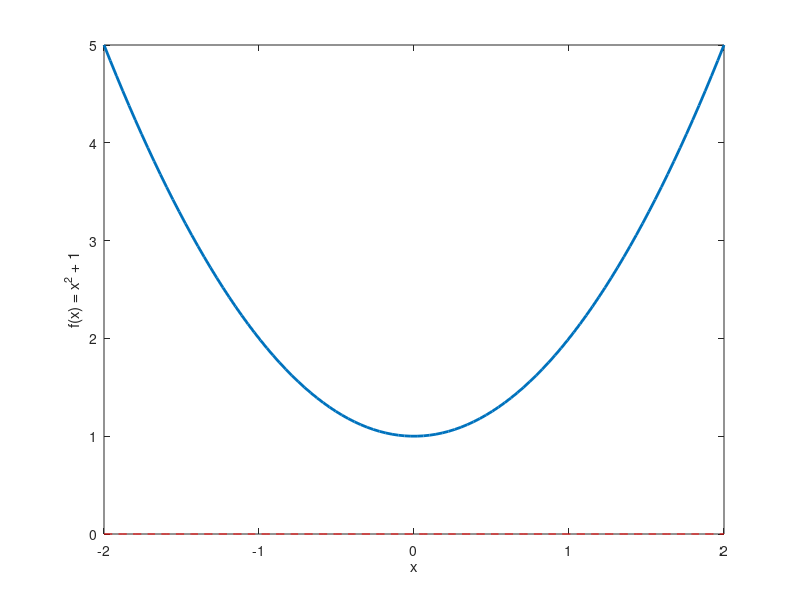

The MATLAB script that drew this image:
%% 2.086 - fsolve MATLAB Tutorial
%  Spring 2013 - modified by A Valenzuela

close all;
clear all;
clc;

%% fsolve demo 
% The MATLAB function 'fsolve' attempts to solve a system of nonlinear
% equations. It has several different algorithms that it can use - often 
% you can just let it pick which one to use. These algorithms, like most
% algorithms for nonlinear systems, share two important characteristics:
%
%   1) They are iterative: The algorithms work by repeatedly (iteratively)
%   improving a guess at the solution. In each iteration, some set of
%   operations are applied to the current guess to yield the next guess.
%   For the first iteration, the user must provide an initial  guess at the
%   solution.
%
%   2)  They are local: If a system has multiple solutions, the one found 
%   by the algorithm is determined by the initial guess supplied by the
%   user.  Moreover, it's possible that a bad initial guess can cause the
%   algorithm to fail even if the system has a solution.
%
% Below is an example from the documentation for fsolve ('doc fsolve') that
% shows how we would call this function to solve a system of two nonlinear
% equations in two unknowns. Note that for fsolve, the system of equations
% must be in the form
%
%   f(x) = 0
%
% where x is a vector of unknowns and f is a function that returns a
% vector. In this example, our system of equations is 
%
%   2*x(1) -   x(2) - exp(-x(1)) = 0
%    -x(1) + 2*x(2) - exp(-x(2)) = 0.
%

% Left-hand side of our system of equations:
myfun = @(x) [2*x(1) -   x(2) - exp(-x(1)); ...
               -x(1) + 2*x(2) - exp(-x(2))];

% Make a starting guess at the solution
x0 = [-5; -5];

% Set option to display information after each iteration
options=optimset('Display','iter');

% Solve the system
[x,fval,exitflag] = fsolve(myfun,x0,options)


%%  How the initial guess affects which solution is found:
clc;

% Left-hand side of our system of equations:
myparabola = @(x) x.^2-1;

% A simple plot that shows graphically the zero crossings
figure(1)
x = linspace(-2,2,100);
plot(x, zeros(size(x)),'r--', x, myparabola(x), 'LineWidth', 2);
xlabel('x');
ylabel('f(x) = x^2 - 1');

x0 = -5;           % Make a starting guess at the solution
[x1,fval1,exitflag1] = fsolve(myparabola,x0,options)  % Call solver

x0 = 5;           % Make a starting guess at the solution
[x2,fval2,exitflag2] = fsolve(myparabola,x0,options)  % Call solver

%% When fsolve fails  
% Some systems of nonlinear equations have no solutions. Other systems
% have solutions, but fsolve may not be able to find them from a given
% initial guess. We can find out whether or not fsolve has found a solution
% by asking for additional outputs as shown below:
clc;

my_impossible_parabola = @(x) x.^2+1;

% A simple plot that shows graphically the lack of zero crossings
figure(1)
x = linspace(-2,2,100);
plot(x, zeros(size(x)),'r--', x, my_impossible_parabola(x), 'LineWidth', 2);
xlabel('x');
ylabel('f(x) = x^2 + 1');

x0 = -5;           % Make a starting guess at the solution
options=optimset('Display','iter');   % Option to display out put

% In this call to fsolve, our output arguments are
%   x_imp        - fsolve's final guess at a solution to the system
%   fval_imp     - The value of the left-hand side of our system of
%                  equations evaluated at x_imp
%   exitflag_imp - An integer between -4 and 4 indicating why fsolve
%                  stopped. exitflag = 1 indicates success; anything else
%                  indicates that fsolve could not find a solution. See
%                  'doc fsolve' for more on exitflag values
[x_imp,fval_imp,exitflag_imp] = fsolve(my_impossible_parabola,x0,options) 

% If fsolve fails for a particular problem, don't lose hope! First, check
% that you've formulated the problem correctly and that there aren't typos
% in your code (note that changing a single '+' to '-' was all it took to
% change the parabola with 2 real roots into the parabola with no real
% roots). Next, see if one of the other algorithms available in fsolve is a
% better fit for your problem (see 'doc fsolve' for a list of available
% algorithms and links to their descriptions).  Finally, try adjusting the
% solver options for fsolve (see 'doc fsolve' for descriptions of the
% various options).

